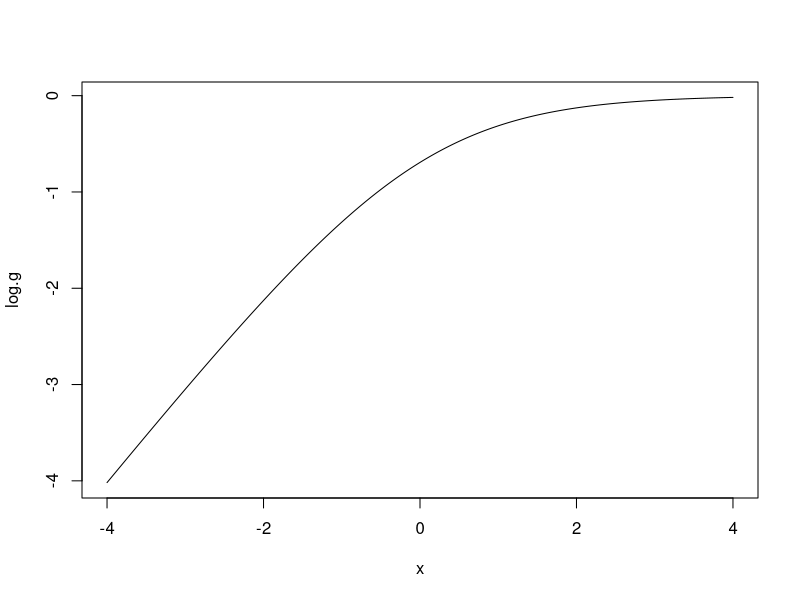
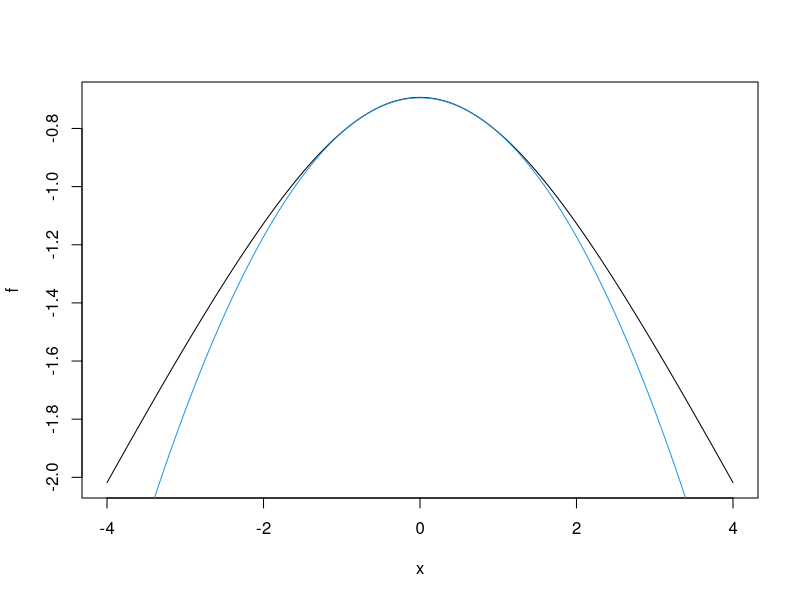
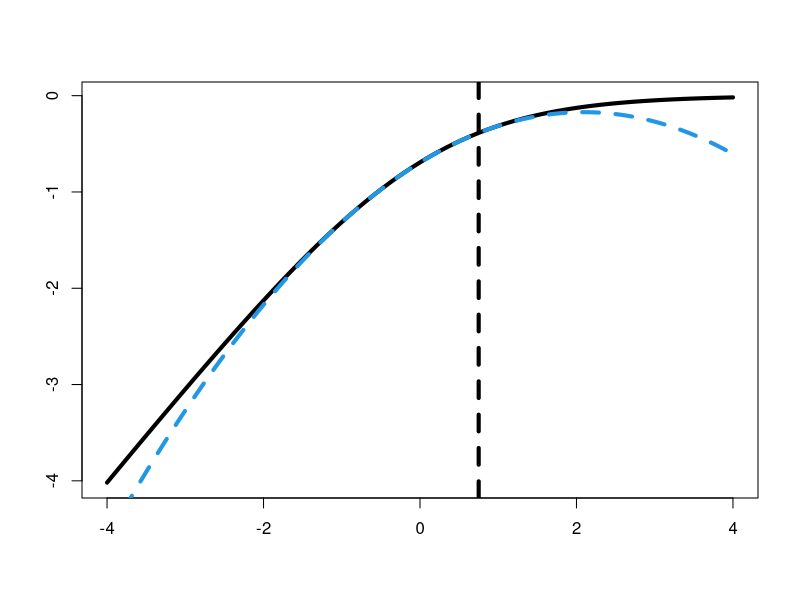

Reproduce these figures in R, in order.


x = seq(-4, 4, by=.01)
log.g = -log(1+exp(-x))
plot(x, log.g, type='l')

f = -log(exp(x/2) + exp(-x/2))
plot(x, f, type='l')
xi = .75
lower.f = - xi/2 - log(1+exp(-xi)) - 1/(4*xi)*tanh(xi/2)*(x^2 - xi^2)
lines(x, lower.f, col=4)

pdf('ApproxJaJ00.pdf')
plot(x, log.g, type='l', lwd=4, xlab='', ylab='')
lines(x, x/2+lower.f, col=4, lty=2, lwd=4)
abline(v=xi, lty=2, lwd=4)
dev.off()
